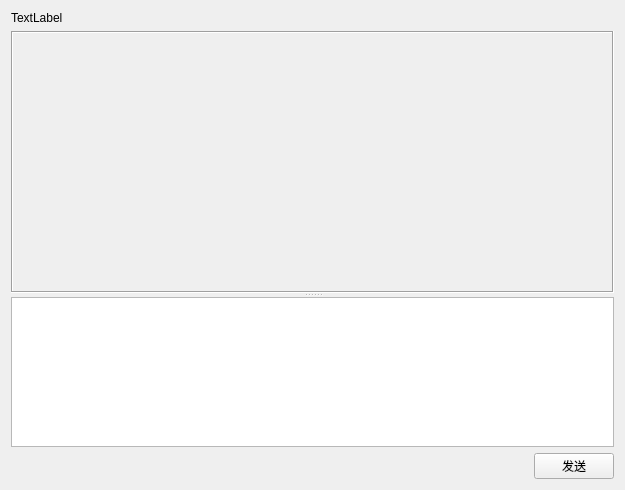
<?xml version="1.0" encoding="UTF-8"?>
<ui version="4.0">
 <class>ChatForm</class>
 <widget class="QWidget" name="ChatForm">
  <property name="geometry">
   <rect>
    <x>0</x>
    <y>0</y>
    <width>625</width>
    <height>490</height>
   </rect>
  </property>
  <property name="windowTitle">
   <string>Form</string>
  </property>
  <layout class="QVBoxLayout" name="verticalLayout">
   <item>
    <widget class="QLabel" name="nameLabel">
     <property name="text">
      <string>TextLabel</string>
     </property>
    </widget>
   </item>
   <item>
    <widget class="QSplitter" name="splitter">
     <property name="orientation">
      <enum>Qt::Vertical</enum>
     </property>
     <widget class="QScrollArea" name="scrollArea">
      <property name="minimumSize">
       <size>
        <width>300</width>
        <height>100</height>
       </size>
      </property>
      <property name="frameShape">
       <enum>QFrame::Box</enum>
      </property>
      <property name="widgetResizable">
       <bool>true</bool>
      </property>
      <widget class="QWidget" name="scrollAreaWidgetContents">
       <property name="geometry">
        <rect>
         <x>0</x>
         <y>0</y>
         <width>609</width>
         <height>279</height>
        </rect>
       </property>
       <layout class="QVBoxLayout" name="ShowMessageLayout"/>
      </widget>
     </widget>
     <widget class="QPlainTextEdit" name="plainTextEdit">
      <property name="sizePolicy">
       <sizepolicy hsizetype="Expanding" vsizetype="Expanding">
        <horstretch>0</horstretch>
        <verstretch>0</verstretch>
       </sizepolicy>
      </property>
      <property name="minimumSize">
       <size>
        <width>100</width>
        <height>100</height>
       </size>
      </property>
      <property name="maximumSize">
       <size>
        <width>16777215</width>
        <height>150</height>
       </size>
      </property>
     </widget>
    </widget>
   </item>
   <item>
    <layout class="QHBoxLayout" name="horizontalLayout">
     <item>
      <spacer name="horizontalSpacer">
       <property name="orientation">
        <enum>Qt::Horizontal</enum>
       </property>
       <property name="sizeHint" stdset="0">
        <size>
         <width>40</width>
         <height>20</height>
        </size>
       </property>
      </spacer>
     </item>
     <item>
      <widget class="QPushButton" name="SendPushButton">
       <property name="text">
        <string>发送</string>
       </property>
      </widget>
     </item>
    </layout>
   </item>
  </layout>
 </widget>
 <resources/>
 <connections/>
</ui>
